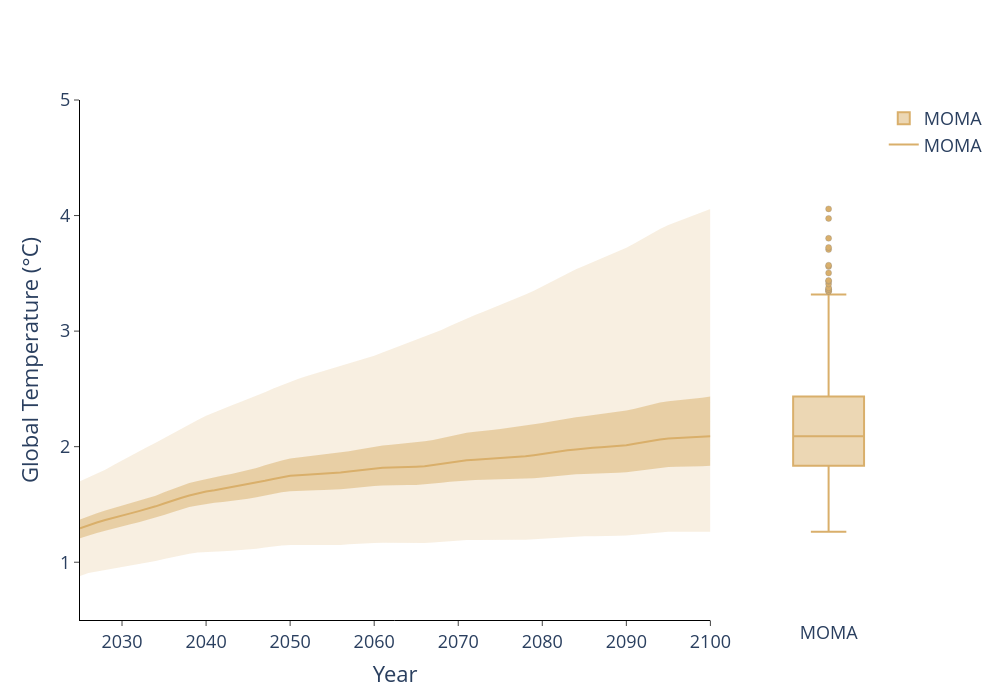

Here is the notebook cell this chart was saved with:
### Code cell
from justice.util.visualizer import plot_comparison_with_boxplots

plot_comparison_with_boxplots(
    data_paths=[
        "data/temporary/MOMA_DATA/200k/global_temperature.npy",
  
    ],
    labels=[
        'MOMA', 
        # 'Prioritarian'
        ], #, 'Sufficientarian', 'Egalitarian'
    start_year=2015,
    end_year=2300,
    data_timestep=5,
    timestep=1,
    visualization_start_year=2025,
    visualization_end_year=2100,
    yaxis_range=[0.5, 5],
    plot_title=' ',
    xaxis_title='Year',
    yaxis_title='Global Temperature (°C)',
    template='plotly_white',
    width=1000,
    height=700,
    output_path="./data/plots/only_welfare_temp",
    saving=False,
    show_red_dashed_line=False,
    show_interquartile_range=True,
    linecolors=[
        "rgba(217, 175, 107, 1)",
        # "rgba(141, 160, 203, 1)",
        ],
    colors = [ 

        "rgba(217, 175, 107, 0.2)",
        # "rgba(141, 160, 203, 0.2)",
        ],
    first_plot_proportion=[0, 0.8],
    second_plot_proportion=[0.90, 1],
    transpose_data=True,
)
